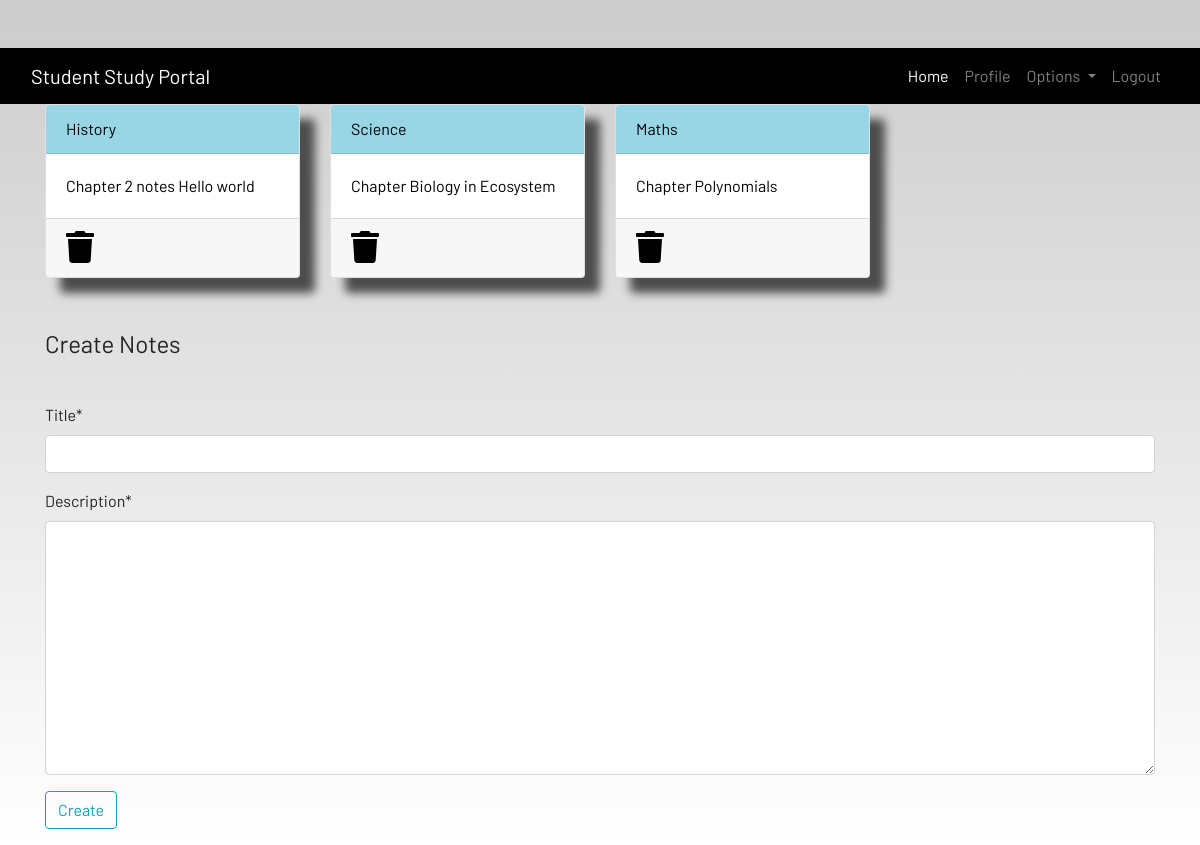
Screenshot of /notes/ (signed in) with the database file from the repository.
### dashboard_app/models.py (models this page shows)
class Notes(models.Model):
    user = models.ForeignKey(User,on_delete=models.CASCADE)
    title = models.CharField(max_length=100)
    description = models.TextField(max_length=350)

### dashboard_app/views.py (the view)
# urls.py: path("notes/",views.notes,name='notes'),
@login_required(login_url='login')
def notes(request):
    if request.method=="POST":
        form = NotesForm(request.POST)
        if form.is_valid():
            notes = Notes(user=request.user,title=request.POST['title'],description=request.POST['description'])
            notes.save()
            messages.success(request,'Your notes have been saved Successfully!!')
    else:
        form = NotesForm()
    notes = Notes.objects.filter(user=request.user)
    context = {
        'notes':notes,
        'form':form,
    }
    return render(request,'notes.html',context)

### dashboard_app/forms.py
class NotesForm(forms.ModelForm):
    class Meta:
        model = Notes
        fields = ['title','description'] #ye do fields models se leke ;html pe display hoge.

### templates/notes.html (shortened to what this page needs)
{% extends 'base.html' %}
{% load static %}
{% load crispy_forms_tags %}
{% block content %}
<div class="container">
    <div class="row">
        {% for note in notes %}
        <div class="col-md-3">
            <a href="{% url 'notes_detail' note.id %}">
                <div class="card">
                    <div class="card-header">{{note.title}}</div>
                    <div class="card-body">{{note.description}}</div>
                    <div class="card-footer mt-auto ">
                        <a href="{% url 'delete_note' note.id %}">
                        <i class="fa fa-trash fa-2x"></i></a>
                    </div>
                </div>
            </a>
        </div>
        {% endfor %}
        <br><br>
    </div>
</div>
<br><br>
<div class="container">
    <form method="POST">
        <fieldset class="form-group">
            <legend class="border-bottom mb-4">Create Notes</legend>
        </fieldset>
        {{form|crispy}}
        <div class="form-group">
            <button href="" class="btn btn-outline-info" type="submit">
                Create
            </button>
        </div>
    </form>
</div>
{% endblock content %}

### static/css/main.css (style rules this page uses)
html { scroll-behavior: smooth; height: 100%; width: 100%; }
.card { box-shadow: 15px 15px 10px rgb(78, 77, 77); }
a { text-decoration: none !important; color: black; }
.card-header { color: black !important; background: rgb(152, 214, 230) !important; transition: 0.3s ease-in; }
html, body { max-width: 100%; overflow-x: hidden; height: 100%; width: 100%; }
body { background: linear-gradient(rgba(0, 0, 0, 0.2), rgba(255, 255, 255, 0.5)); overflow-x: hidden; background-repeat: no-repeat; }
.card-header { background-color: rgb(133, 204, 231); }
.col-md-3 .card { width: 100%; height: 100%; }
.fa { color: black; }

### rows the page displays
Notes: title "History", description "Chapter 2 notes Hello world"
Notes: title "Science", description "Chapter Biology in Ecosystem"
Notes: title "Maths", description "Chapter Polynomials"
